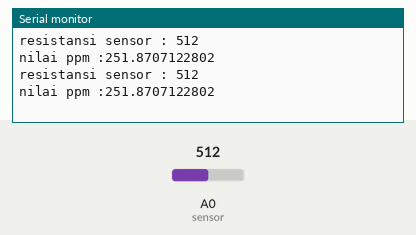
Simulated run of this sketch. Board: Arduino Uno, built with avr-gcc and run on an emulated ATmega328P. Parts: the last lines printed to the serial monitor. The inputs (shaded band) are chosen by the test bench; at power-on: A0 (sensor) = 512.

Above: at 1.8 s.
1.9 s: A0 (sensor) set to 1023
At 2.8 s:
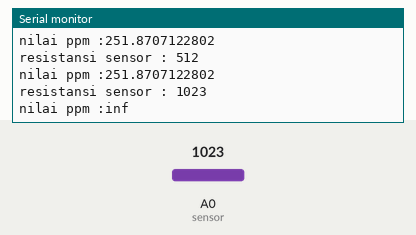
4.5 s: A0 (sensor) set to 900
At 5.4 s:
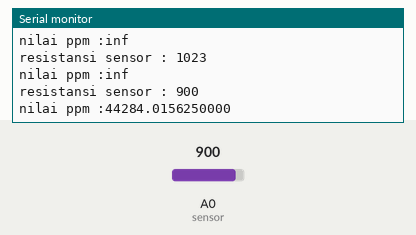
Timing chart, 0 to 7.5 s (numbered marks = the images above; inputs shaded):
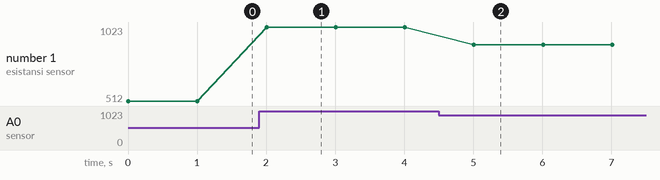

The sketch:

BacaSensorMQ1361.ino
```cpp
//int pin8  = 8;
int sensor = A0;
int sensorValue = 0;

const float r1 = 20000.0;

void setup() {
  // put your setup code here, to run once:
 // pinMode [pin8, OUTPUT];
  Serial.begin(9600);
}

void loop() {
  /*sensorValue = analogRead(sensor);
  Serial.println(sensorValue,DEC);
  if (sensorValue > 500) {
    digitalWrite(pin8, HIGH);
  }
  else {
    digitalWrite(pin8,LOW);
  }*/

  sensorValue = analogRead(sensor);
  /*float rs = r1 * ((1023.0 / sensorValue) - 1.0);
  const float ro = sensorValue*3.4;
  int ppm = rs/ro;*/

  float rs = r1 * ((1023.0 / sensorValue) - 1.0);
  const float ro = rs/r1;
  float lgppm = (log10(ro)* (-2.6)+ 2.7);
  float ppm =(10/7)* pow(10,lgppm);


  Serial.print("resistansi sensor : ");
  Serial.println(sensorValue,DEC);
  Serial.print("nilai ppm :");
  Serial.println (ppm/2, DEC);
  delay(1000);


}
```

Measured:
- after the input at 1.9 s, the serial monitor: prints a new line after 0.11 s (image 1)
- after the input at 4.5 s, the serial monitor: prints a new line after 0.51 s (image 2)
- plotted number 1: 512 → 1023 after the input at 1.9 s, 1023 → 900 after the input at 4.5 s
